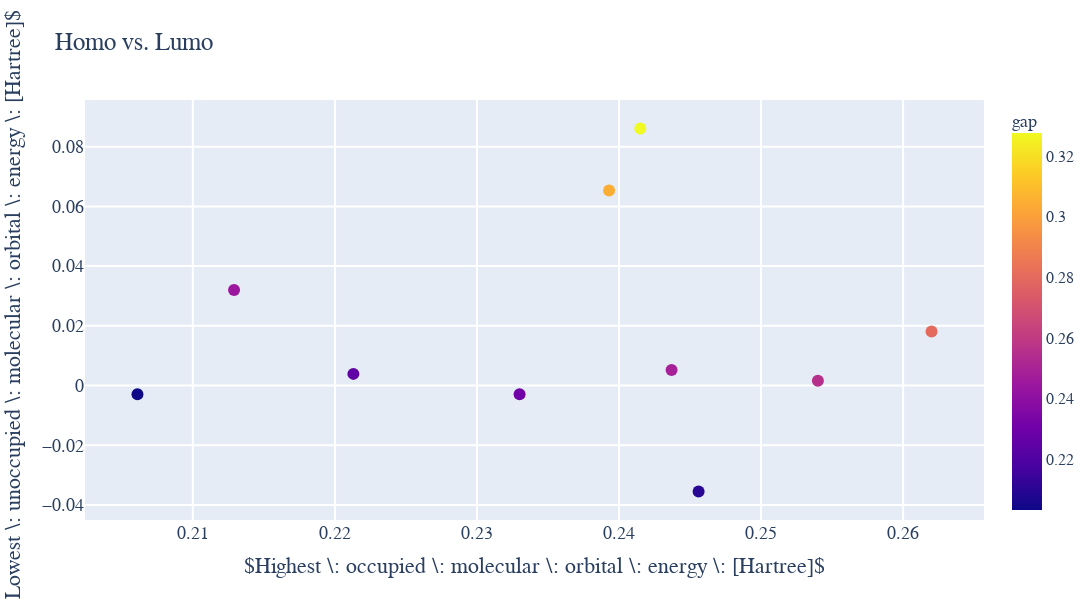

Here is the notebook cell this chart was saved with:
### Code cell
import plotly
import plotly.graph_objs as go
from plotly.offline import iplot

plotly.offline.init_notebook_mode(connected=True)

df = pd.DataFrame(dataset.head(10))

layout_IPF_shear_modulus = go.Layout(title= "Homo vs. Lumo", hovermode= 'closest',
                   font = dict(family='Times New Roman',size=18),
                   xaxis= dict(title= '$Highest \: occupied \: molecular \: orbital \: energy \: [Hartree]$',zeroline= False, gridwidth= 2),
                   yaxis= dict(title= '$Lowest \: unoccupied \: molecular \: orbital \: energy \: [Hartree]$',zeroline= False, gridwidth= 2),
                   height = 600,
                   width = 1200,
     showlegend= False              
)

#Scatter plot of collected data. Use df_oxide_all dataframe. df_oxide_all.Density will pull density column. Could change Density or IPF to Molar Volume or simply volume if you wanted.
trace_all_shear = go.Scatter(x = abs(df.homo), y = df.lumo, mode = 'markers', text = df,
                            marker=dict(size=12, color=(df['gap']),
                                colorbar = dict(title={ 'text': "gap", 
                                                     'font': {'family':'Georgia', 'size': 18}} , 
                                              tickfont={'family':'Georgia', 'size': 16 })))#, name = 'All Queries'))

data_IPF_shear = [trace_all_shear]#,trace0,trace2]
fig_IPF_shear = go.Figure(data_IPF_shear, layout=layout_IPF_shear_modulus)
iplot(fig_IPF_shear)
pio.write_image(fig_IPF, "./fig_smiles_trace_3variable.png", scale=2, width=600, height=350)
#pio.write_image(fig_IPF, "gdrive/MyDrive/Colab Notebooks/data/fig_smiles_trace_3variable.png", scale=2, width=600, height=350)

from IPython.display import Image
Image(img_bytes)
img_bytes = fig_IPF_shear.to_image(format="png", width=600, height=350, scale=2)

### Figure 1 — Plotly figure (JSON) as saved in the notebook; plotly's stock layout.template omitted (floating-point values rounded to 4 significant figures; data arrays with more than 128 entries replaced by an {"elided": "..."} marker saying what was removed)
{"data": [{"marker": {"color": [0.2301, 0.2101, 0.2801, 0.2252, 0.2555, 0.2489, 0.3276, 0.3045, 0.2033, 0.2449], "colorbar": {"tickfont": {"family": "Georgia", "size": 16}, "title": {"font": {"family": "Georgia", "size": 18}, "text": "gap"}}, "size": 12}, "mode": "markers", "text": {"elided": "10x21 mixed values"}, "type": "scatter", "x": [0.233, 0.2456, 0.262, 0.2213, 0.254, 0.2437, 0.2415, 0.2393, 0.2061, 0.2129], "y": [-0.0029, -0.0355, 0.0181, 0.0039, 0.0016, 0.0052, 0.0861, 0.0653, -0.0029, 0.032]}], "layout": {"font": {"family": "Times New Roman", "size": 18}, "height": 600, "hovermode": "closest", "showlegend": false, "title": {"text": "Homo vs. Lumo"}, "width": 1200, "xaxis": {"gridwidth": 2, "title": {"text": "$Highest \\: occupied \\: molecular \\: orbital \\: energy \\: [Hartree]$"}, "zeroline": false}, "yaxis": {"gridwidth": 2, "title": {"text": "$Lowest \\: unoccupied \\: molecular \\: orbital \\: energy \\: [Hartree]$"}, "zeroline": false}}}
